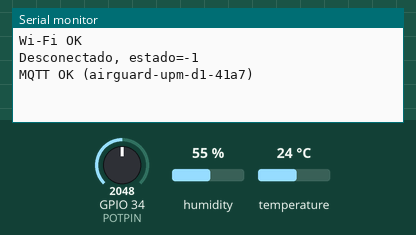
Bench run of a sketch on a simulated ESP32. On the bench: the last lines printed to the serial monitor. Inputs (shaded band) come from the test bench; at power-on: humidity 55 %, GPIO 34 (POTPIN) = 2048, temperature 24 °C. WiFi joins after 1.5 s; servers stay silent unless stated; the local clock reads 2024-03-15 10:24:30 at power-on unless the sketch sets it; random numbers use the default seed unless the sketch sets one; no MQTT or app messages arrive unless stated.

Above: at 2.7 s.
2.8 s: humidity set to 22 %
At 11.0 s:
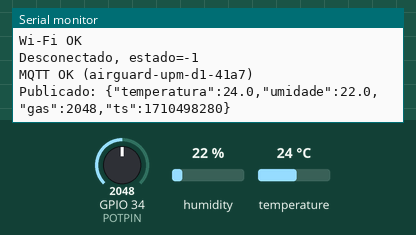
16.6 s: GPIO 34 (POTPIN) set to 2866
At 21.0 s:
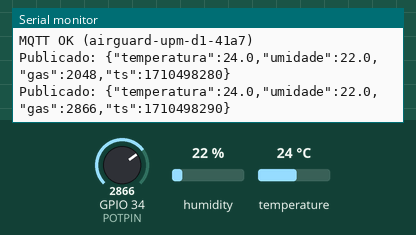
30.4 s: temperature set to 12 °C
At 41.0 s:
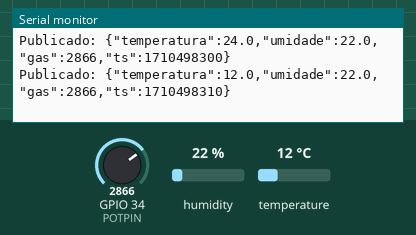
44.2 s: GPIO 34 (POTPIN) set to 3603
At 51.1 s:
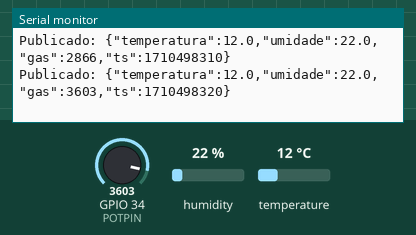
58.0 s: humidity set to 40 %
At 61.1 s:
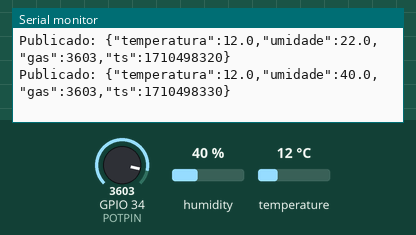
Timing chart, 0 to 62.6 s (numbered marks = the images above; inputs shaded):
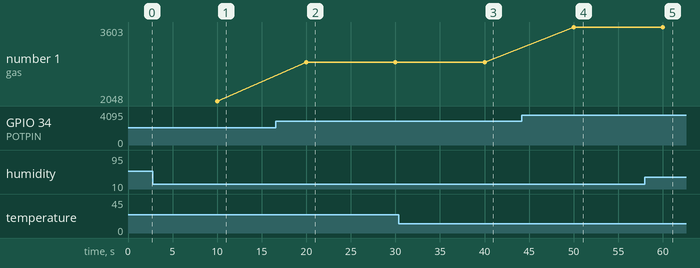

Measured:
- after the input at 2.8 s, the serial monitor: prints a new line after 7.2 s (image 1)
- after the input at 16.6 s, the serial monitor: prints a new line after 3.4 s (image 2)
- after the input at 30.4 s, the serial monitor: prints a new line after 9.6 s (image 3)
- after the input at 44.2 s, the serial monitor: prints a new line after 5.8 s (image 4)
- after the input at 58.0 s, the serial monitor: prints a new line after 2.0 s (image 5)
- plotted number 1: 2048 → 2866 after the input at 16.6 s, 2866 → 3603 after the input at 44.2 s

The sketch:

sketch.ino
```cpp
#include <WiFi.h>
#include <PubSubClient.h>
#include "DHT.h"
#include <time.h>

#define DHTPIN 15
#define POTPIN 34
DHT dht(DHTPIN, DHT22);

const char* ssid   = "Wokwi-GUEST";
const char* broker = "broker.hivemq.com";

const char* topicoTelem  = "airguard-upm/d1/telemetria";
const char* topicoStatus = "airguard-upm/d1/status";

WiFiClient espClient;
PubSubClient mqtt(espClient);
unsigned long ultimo = 0;

void conectaWiFi() {
  WiFi.begin(ssid, "", 6);
  while (WiFi.status() != WL_CONNECTED) delay(250);
  Serial.println("Wi-Fi OK");
}

void conectaMQTT() {
  while (!mqtt.connected()) {
    String id = "airguard-upm-d1-" + String(random(0xffff), HEX);
    // Last Will: se o dispositivo cair, o broker publica "offline"
    if (mqtt.connect(id.c_str(), nullptr, nullptr, topicoStatus, 1, true, "offline")) {
      mqtt.publish(topicoStatus, "online", true);
      Serial.println("MQTT OK (" + id + ")");
    } else {
      Serial.print("Falha MQTT, estado: ");
      Serial.println(mqtt.state());
      delay(2000);
    }
  }
}

void setup() {
  Serial.begin(115200);
  dht.begin();
  conectaWiFi();
  configTime(-3 * 3600, 0, "pool.ntp.org");
  mqtt.setServer(broker, 1883);
  mqtt.setKeepAlive(20);
}

void loop() {
  if (WiFi.status() != WL_CONNECTED) conectaWiFi();
  if (!mqtt.connected()) {
    Serial.print("Desconectado, estado=");
    Serial.println(mqtt.state());
    conectaMQTT();
  }
  mqtt.loop();

  if (millis() - ultimo >= 10000) {
    ultimo = millis();
    float t = dht.readTemperature();
    float u = dht.readHumidity();
    int gas = analogRead(POTPIN);   // 0 a 4095 (potenciômetro simula o sensor de gás)

    if (isnan(t) || isnan(u)) {
      Serial.println("Falha no DHT22");
      return;
    }

    char msg[128];
    snprintf(msg, sizeof(msg),
             "{\"temperatura\":%.1f,\"umidade\":%.1f,\"gas\":%d,\"ts\":%lu}",
             t, u, gas, (unsigned long)time(nullptr));

    bool ok = mqtt.publish(topicoTelem, msg);
    Serial.print(ok ? "Publicado: " : "ERRO ao publicar: ");
    Serial.println(msg);
  }
}
```
